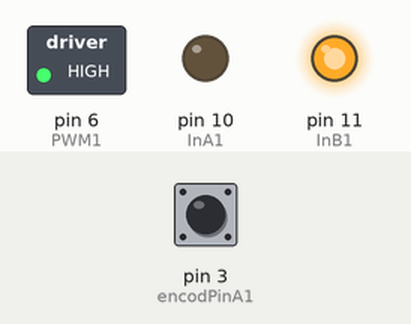
Recording of a sketch running on a simulated Arduino Uno, built with avr-gcc and run on an emulated ATmega328P. On the bench: switched loads named in the sketch (green lamp = pin HIGH), output pins drawn as LEDs (lit = HIGH). The test bench sets the inputs (shaded band); at power-on: pin 3 (encodPinA1) HIGH. What the sketch prints to the serial monitor is not drawn.

Above: at 0.2 s.
Timing chart, 0 to 1.7 s (numbered marks = the images above):
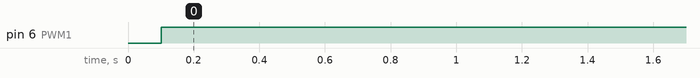

Measured:
- by itself, pin 6 (PWM1): LOW → HIGH at 0.10 s

The sketch:

motor.ino
```cpp
#include <ros.h>

#define InA1            10                  // INA motor pin
#define InB1            11                  // INB motor pin
#define PWM1            6                   // PWM motor pin Power Control
#define encodPinA1      3                   // encoder A pin
#define encodPinB1      8                   // encoder B pin
#define CURRENT_LIMIT   1000                // high current warning
#define LOW_BAT         10000               // low bat warning
#define LOOPTIME        100                 // PID loop time
#define NUMREADINGS     10                  // samples for Amp average

int readings[NUMREADINGS];
unsigned long lastMilli = 0;                    // loop timing
unsigned long lastMilliPrint = 0;               // loop timing
int speed_req = 300;                            // speed (Set Point)
int speed_act = 0;                              // speed (actual value)
int PWM_val = 0;                                // (25% = 64; 50% = 127; 75% = 191; 100% = 255)
volatile long count = 0;                        // rev counter
float Kp =   .4;                                // PID proportional control Gain
float Kd =    1;                                // PID Derivitave control gain


void setup() {
 analogReference(EXTERNAL);                            // Current external ref is 3.3V
 Serial.begin(115600);
 pinMode(InA1, OUTPUT);
 pinMode(InB1, OUTPUT);
 pinMode(PWM1, OUTPUT);
 pinMode(encodPinA1, INPUT);
 pinMode(encodPinB1, INPUT);
 digitalWrite(encodPinA1, HIGH);                      // turn on pullup resistor
 digitalWrite(encodPinB1, HIGH);
 attachInterrupt(1, rencoder, FALLING);
 for(int i=0; i<NUMREADINGS; i++)   readings[i] = 0;  // initialize readings to 0

 analogWrite(PWM1, PWM_val);
 digitalWrite(InA1, LOW);
 digitalWrite(InB1, HIGH);
}


int getParam()  {
char param, cmd;
 if(!Serial.available())    return 0;
 delay(10);
 param = Serial.read();                              // get parameter byte
 if(!Serial.available())    return 0;
 cmd = Serial.read();                                // get command byte
 Serial.flush();
 switch (param) {
   case 'v':                                         // adjust speed
     if(cmd=='+')  {
       speed_req += 20;
       if(speed_req>400)   speed_req=400;
     }
     if(cmd=='-')    {
       speed_req -= 20;
       if(speed_req<0)   speed_req=0;
     }
     break;
   case 'o':                                        // user should type "oo"
     digitalWrite(InA1, LOW);
     digitalWrite(InB1, LOW);
     speed_req = 0;
     break;
   default:
     Serial.println("???");
   }
}


void loop() {
 getParam();                                                                 // check keyboard
 if((millis()-lastMilli) >= LOOPTIME)   {                                    // enter tmed loop
   lastMilli = millis();
   getMotorData();                                                           // calculate speed, volts and Amps
   PWM_val= updatePid(PWM_val, speed_req, speed_act);                        // compute PWM value
   analogWrite(PWM1, PWM_val);                                               // send PWM to motor
 }
 printMotorInfo();                                                           // display data
}

void printMotorInfo()  {                                                      // display data
 if((millis()-lastMilliPrint) >= 500)   {
   lastMilliPrint = millis();
   Serial.print("SP:");             Serial.print(speed_req);
   Serial.print("  RPM:");          Serial.print(speed_act);
   Serial.print("  PWM:");          Serial.print(PWM_val);
 }
}

void rencoder()  {                                    // pulse and direction, direct port reading to save cycles
 if (PINB & 0b00000001)    count++;                // if(digitalRead(encodPinB1)==HIGH)   count ++;
 else                      count--;                // if (digitalRead(encodPinB1)==LOW)   count --;
}

void getMotorData() {                                                        // calculate speed, volts and Amps
 static long countAnt = 0;                                                   // last count
 speed_act = ((count - countAnt)*(60*(1000/LOOPTIME)))/(1632.67/4*34);          // 408 pulses X 34 gear ratio = 13877 counts per output shaft rev
}


int updatePid(int command, int targetValue, int currentValue)   {             // compute PWM value
float pidTerm = 0;                                                            // PID correction
int error=0;
static int last_error=0;
 error = abs(targetValue) - abs(currentValue);
 pidTerm = (Kp * error) + (Kd * (error - last_error));
 last_error = error;
 return constrain(command + int(pidTerm), 0, 255);
}
```
